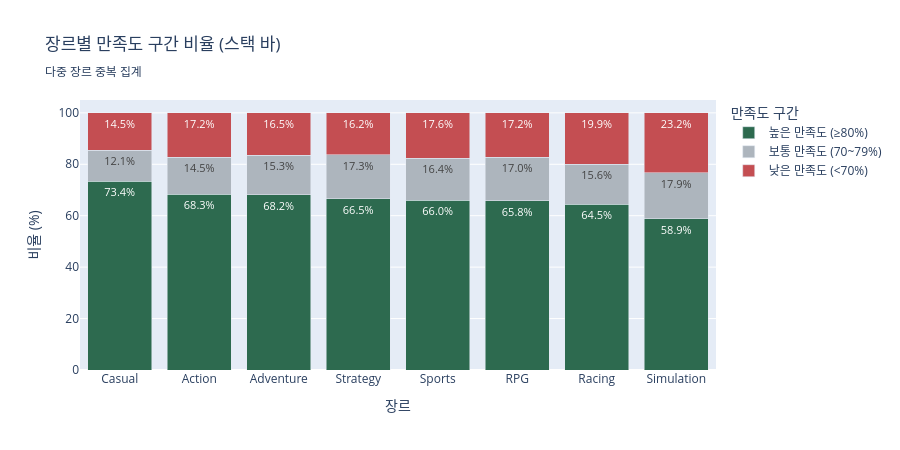

Notebook code cell kept with this figure:
### Markdown cell above
## 4. 장르별 흥행 전환율

각 장르에서 만족도 높은 구간(대흥행 + 숨겨진 명작 + 니치)과
미반응 구간(미반응 + 외면 + 미노출)의 비율을 비교한다.

### Code cell
# 만족도 기준 구간 분류
HIGH_SAT = ['high_high', 'mid_high', 'low_high']   # 만족도 높음 (긍정률 80% 이상)
MID_SAT  = ['high_mid',  'mid_mid',  'low_mid']    # 만족도 중간 (70~79%)
LOW_SAT  = ['high_low',  'mid_low',  'low_low']    # 만족도 낮음 (70% 미만)

def classify_sat(grade):
    if grade in HIGH_SAT:
        return '높은 만족도 (≥80%)'
    elif grade in MID_SAT:
        return '보통 만족도 (70~79%)'
    else:
        return '낮은 만족도 (<70%)'

df['sat_group'] = df['performance_grade'].apply(classify_sat)
SAT_ORDER = ['높은 만족도 (≥80%)', '보통 만족도 (70~79%)', '낮은 만족도 (<70%)']
SAT_COLORS = {'높은 만족도 (≥80%)': '#2d6a4f', '보통 만족도 (70~79%)': '#adb5bd', '낮은 만족도 (<70%)': '#C44E52'}

sat_pct = (
    df.groupby(['genre', 'sat_group'])
    .size()
    .reset_index(name='count')
)
sat_pct['pct'] = sat_pct.groupby('genre')['count'].transform(lambda x: x / x.sum() * 100)

# 높은 만족도 비율 기준으로 장르 정렬
genre_high_sat_order = (
    sat_pct[sat_pct['sat_group'] == '높은 만족도 (≥80%)']
    .set_index('genre')['pct']
    .sort_values(ascending=False)
    .index.tolist()
)

fig = px.bar(
    sat_pct,
    x='genre',
    y='pct',
    color='sat_group',
    color_discrete_map=SAT_COLORS,
    category_orders={'genre': genre_high_sat_order, 'sat_group': SAT_ORDER},
    text='pct',
    barmode='stack',
    title='장르별 만족도 구간 비율 (스택 바)<br><sub>다중 장르 중복 집계</sub>',
    labels={'genre': '장르', 'pct': '비율 (%)', 'sat_group': '만족도 구간'},
)
fig.update_traces(texttemplate='%{text:.1f}%', textposition='inside', textfont_size=11)
fig.update_layout(height=450, yaxis_range=[0, 105])
fig.show()

### Figure 1 — Plotly figure (JSON) as saved in the notebook; plotly's stock layout.template omitted (floating-point values rounded to 4 significant figures)
{"data": [{"hovertemplate": "만족도 구간=높은 만족도 (≥80%)<br>장르=%{x}<br>비율 (%)=%{text}<extra></extra>", "legendgroup": "높은 만족도 (≥80%)", "marker": {"color": "#2d6a4f", "pattern": {"shape": ""}}, "name": "높은 만족도 (≥80%)", "orientation": "v", "showlegend": true, "text": [68.34, 68.21, 73.36, 65.77, 64.45, 58.89, 65.98, 66.53], "textfont": {"size": 11}, "textposition": "inside", "texttemplate": "%{text:.1f}%", "type": "bar", "x": ["Action", "Adventure", "Casual", "RPG", "Racing", "Simulation", "Sports", "Strategy"], "xaxis": "x", "y": [68.34, 68.21, 73.36, 65.77, 64.45, 58.89, 65.98, 66.53], "yaxis": "y"}, {"hovertemplate": "만족도 구간=보통 만족도 (70~79%)<br>장르=%{x}<br>비율 (%)=%{text}<extra></extra>", "legendgroup": "보통 만족도 (70~79%)", "marker": {"color": "#adb5bd", "pattern": {"shape": ""}}, "name": "보통 만족도 (70~79%)", "orientation": "v", "showlegend": true, "text": [14.46, 15.29, 12.14, 17.05, 15.61, 17.9, 16.42, 17.26], "textfont": {"size": 11}, "textposition": "inside", "texttemplate": "%{text:.1f}%", "type": "bar", "x": ["Action", "Adventure", "Casual", "RPG", "Racing", "Simulation", "Sports", "Strategy"], "xaxis": "x", "y": [14.46, 15.29, 12.14, 17.05, 15.61, 17.9, 16.42, 17.26], "yaxis": "y"}, {"hovertemplate": "만족도 구간=낮은 만족도 (<70%)<br>장르=%{x}<br>비율 (%)=%{text}<extra></extra>", "legendgroup": "낮은 만족도 (<70%)", "marker": {"color": "#C44E52", "pattern": {"shape": ""}}, "name": "낮은 만족도 (<70%)", "orientation": "v", "showlegend": true, "text": [17.2, 16.5, 14.5, 17.18, 19.93, 23.21, 17.6, 16.21], "textfont": {"size": 11}, "textposition": "inside", "texttemplate": "%{text:.1f}%", "type": "bar", "x": ["Action", "Adventure", "Casual", "RPG", "Racing", "Simulation", "Sports", "Strategy"], "xaxis": "x", "y": [17.2, 16.5, 14.5, 17.18, 19.93, 23.21, 17.6, 16.21], "yaxis": "y"}], "layout": {"barmode": "stack", "height": 450, "legend": {"title": {"text": "만족도 구간"}, "tracegroupgap": 0}, "title": {"text": "장르별 만족도 구간 비율 (스택 바)<br><sub>다중 장르 중복 집계</sub>"}, "xaxis": {"anchor": "y", "categoryarray": ["Casual", "Action", "Adventure", "Strategy", "Sports", "RPG", "Racing", "Simulation"], "categoryorder": "array", "domain": [0, 1], "title": {"text": "장르"}}, "yaxis": {"anchor": "x", "domain": [0, 1], "range": [0, 105], "title": {"text": "비율 (%)"}}}}
